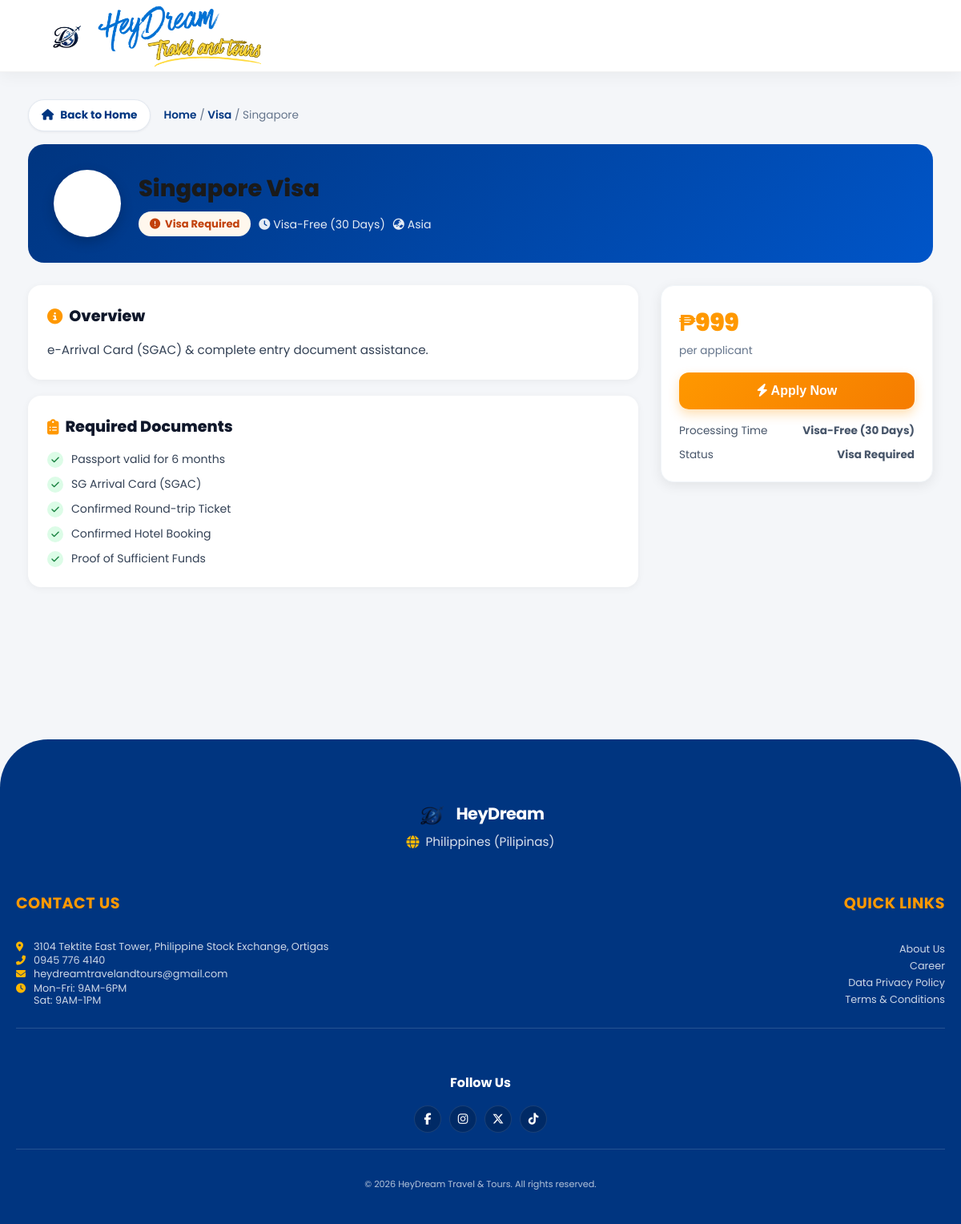
/buttons/visa-details.php, run on the app's committed database.
### tables this page shows
CREATE TABLE `visas` (
  `id` int(11) NOT NULL,
  `title` varchar(100) NOT NULL,
  `category` varchar(50) DEFAULT 'international',
  `description` text DEFAULT NULL,
  `price` decimal(10,2) DEFAULT 0.00,
  `currency` varchar(10) DEFAULT '₱',
  `processing_time` varchar(50) DEFAULT NULL,
  `requirements` text DEFAULT NULL,
  `icon_type` varchar(50) DEFAULT 'image',
  `icon_value` varchar(255) DEFAULT NULL,
  `is_active` tinyint(4) DEFAULT 1,
  `display_order` int(11) DEFAULT 0,
  `created_at` timestamp NOT NULL DEFAULT current_timestamp(),
  `updated_at` timestamp NOT NULL DEFAULT current_timestamp() ON UPDATE current_timestamp(),
  `disclaimer` text DEFAULT NULL,
  `important_notes` text DEFAULT NULL,
  `visa_status` varchar(20) DEFAULT 'required',
  `partner_id` int(11) DEFAULT NULL,
  `partner_company` varchar(255) DEFAULT NULL
);

### buttons/visa-details.php (the view, shortened to what this page needs)
<?php
require_once __DIR__ . '/../config/database.php';
$identifier = isset($_GET['id']) ? $_GET['id'] : '';
$isNumeric = is_numeric($identifier);
$visa = null;
try {
    $pdo->exec("ALTER TABLE visas ADD COLUMN partner_id INT NULL");
} catch (PDOException $e) {  }
try {
    $pdo->exec("ALTER TABLE visas ADD COLUMN partner_company VARCHAR(255) NULL");
} catch (PDOException $e) {  }
try {
    $sql = "SELECT v.*, COALESCE(pr.business_display_name, p.company_name, v.partner_company) AS partner_company
            FROM visas v
            LEFT JOIN partner_applications p ON v.partner_id = p.id
            LEFT JOIN partner_profiles pr ON pr.partner_id = v.partner_id
            WHERE ";
    if ($isNumeric) {
        $stmt = $pdo->prepare($sql . "v.id = :id");
        $stmt->execute(['id' => intval($identifier)]);
    } else {
        $stmt = $pdo->prepare($sql . "(v.title = :name OR REPLACE(LOWER(v.title), ' ', '_') = :name OR v.title LIKE :name_like)");
        $stmt->execute(['name' => $identifier, 'name_like' => '%' . $identifier . '%']);
    }
    $visa = $stmt->fetch(PDO::FETCH_ASSOC);
} catch (PDOException $e) {
    $visa = null;
}
$requirements = [];
if ($visa) {
    $decoded = json_decode($visa['requirements'] ?? '', true);
    if (is_array($decoded)) $requirements = $decoded;
}
$isFree = $visa && strtolower($visa['visa_status'] ?? '') === 'free';
?>
<!DOCTYPE html>
<html lang="en">
<head>
    <link rel="stylesheet" href="../style.css">
    <link rel="stylesheet" href="https://cdnjs.cloudflare.com/ajax/libs/font-awesome/6.5.1/css/all.min.css">
</head>
<body>
    <header class="navbar" id="navbar">
        <div class="nav-left">
            <img src="../images/Heydream Logo.png" alt="HeyDream Logo" class="logo" onclick="window.location.href='../index.php'">
            <div class="company-name">
            </div>
        </div>
    </header>
    <section class="main-page-section">
        <div class="pkgdet-wrap">
            <?php if (!$visa): ?>
                <div class="pkgdet-notfound">
                    <div class="pkgdet-notfound-icon"><i class="fas fa-passport"></i></div>
                    <h2>Visa Not Found</h2>
                    <p>This visa listing may have been removed or the link is incorrect.</p>
                    <div class="pkgdet-notfound-actions">
                        <a href="visa.php" class="pkgdet-notfound-btn primary"><i class="fas fa-arrow-left"></i> Back to Visas</a>
                    </div>
                </div>
            <?php else: ?>
                <div class="pkgdet-top-row">
                    <a href="../index.php" class="pkgdet-back-btn"><i class="fas fa-home"></i> Back to Home</a>
                    <div class="pkgdet-breadcrumb">
                        <a href="../index.php">Home</a> /
                        <a href="visa.php">Visa</a> /
                        <?= htmlspecialchars($visa['title']) ?>
                    </div>
                </div>
                <div class="visa-hero">
                    <div class="visa-hero-flag">
                    </div>
                    <div>
                        <h1><?= htmlspecialchars($visa['title']) ?> Visa</h1>
                        <div class="visa-hero-meta">
                            <span class="visa-status-pill <?= $isFree ? 'free' : 'required' ?>"><i class="fas <?= $isFree ? 'fa-check-circle' : 'fa-exclamation-circle' ?>"></i> <?= $isFree ? 'Visa-Free' : 'Visa Required' ?></span>
                            <?php if ($visa['processing_time']): ?><span style="opacity:0.9; font-size:0.88rem;"><i class="fas fa-clock"></i> <?= htmlspecialchars($visa['processing_time']) ?></span><?php endif; ?>
                            <?php if ($visa['category']): ?><span style="opacity:0.9; font-size:0.88rem;"><i class="fas fa-globe-asia"></i> <?= htmlspecialchars($visa['category']) ?></span><?php endif; ?>
                        </div>
                    </div>
                </div>
                <div class="pkgdet-body">
                    <div class="pkgdet-main">
                        <div class="pkgdet-card">
                            <h2><i class="fas fa-info-circle"></i> Overview</h2>
                            <p class="pkgdet-desc"><?= nl2br(htmlspecialchars($visa['description'] ?: 'Details about this visa application will be provided upon booking.')) ?></p>
                        </div>
                        <?php if ($requirements): ?>
                        <div class="pkgdet-card">
                            <h2><i class="fas fa-clipboard-list"></i> Required Documents</h2>
                            <?php foreach ($requirements as $r): ?><div class="pkgdet-line-row"><span class="dot"><i class="fas fa-check"></i></span><span><?= htmlspecialchars($r) ?></span></div><?php endforeach; ?>
                        </div>
                        <?php endif; ?>
                    </div>
                    <div class="pkgdet-sticky">
                        <div class="pkgdet-price-card">
                            <span class="pkgdet-price-now"><?= htmlspecialchars($visa['currency'] ?: '₱') ?><?= number_format($visa['price']) ?></span>
                            <div class="pkgdet-price-per">per applicant</div>
                            <button class="pkgdet-book-btn" onclick="applyForThisVisa()"><i class="fas fa-bolt"></i> Apply Now</button>
                            <div class="pkgdet-price-meta">
                                <div><span>Processing Time</span><strong><?= htmlspecialchars($visa['processing_time'] ?: 'Varies') ?></strong></div>
                                <div><span>Status</span><strong><?= $isFree ? 'Visa-Free' : 'Visa Required' ?></strong></div>
                            </div>
                        </div>
                    </div>
                </div>
            <?php endif; ?>
        </div>
    </section>
    <footer class="footer">
        <div class="footer-container">
            <div class="footer-logo-section">
                <div class="footer-logo">
                    <img src="../images/Heydream Logo.png" alt="HeyDream Logo" class="footer-logo-img">
                    <span class="footer-brand">HeyDream</span>
                </div>
                <div class="footer-country"><i class="fas fa-globe"></i> Philippines (Pilipinas)</div>
            </div>
            <div class="footer-links-grid">
                <div class="footer-column">
                    <h4>Contact Us</h4>
                    <ul class="contact-list">
                        <li><i class="fas fa-map-marker-alt"></i> 3104 Tektite East Tower, Philippine Stock Exchange, Ortigas</li>
                        <li><i class="fas fa-phone-alt"></i> 0945 776 4140</li>
                        <li><i class="fas fa-envelope"></i> heydreamtravelandtours@gmail.com</li>
                        <li><i class="fas fa-clock"></i> Mon-Fri: 9AM-6PM<br>Sat: 9AM-1PM</li>
                    </ul>
                </div>
                <div class="footer-column">
                    <h4>Quick Links</h4>
                    <ul>
                        <li><a href="about.php">About Us</a></li>
                        <li><a href="../career.php">Career</a></li>
                        <li><a href="../privacy.php">Data Privacy Policy</a></li>
                        <li><a href="../terms.php">Terms & Conditions</a></li>
                    </ul>
                </div>
            </div>
            <div class="footer-social">
                <h4>Follow Us</h4>
                <div class="social-icons">
                    <a href="#"><i class="fab fa-facebook-f"></i></a>
                    <a href="#"><i class="fab fa-instagram"></i></a>
                    <a href="https://x.com/HeyDreamTravel?s=20" target="_blank"><i class="fa-brands fa-x-twitter"></i></a>
                    <a href="#"><i class="fab fa-tiktok"></i></a>
                </div>
            </div>
        </div>
        <div class="footer-bottom">
            <p>© 2026 HeyDream Travel & Tours. All rights reserved.</p>
        </div>
    </footer>
</body>
</html>

### css/base.css (style rules this page uses)
:root { --rich-black: #1A1A1A; --dark-charcoal: #2C2C2C; --soft-dark-gray: #555555; --muted-dark-gray: #666666; --luxury-blue: #003580; --accent-orange: #ff9800; }
* { margin: 0; padding: 0; box-sizing: border-box; }
body { margin: 0; font-family: 'Outfit', 'Segoe UI', Arial, sans-serif; background: #ffffff; color: var(--dark-charcoal); line-height: 1.6; -webkit-font-smoothing: antialiased; }
h1, h2, h3, h4, h5, h6 { color: var(--rich-black); font-weight: 700; }
a { text-decoration: none; color: inherit; }

### css/navbar.css (style rules this page uses)
.navbar { display: flex; justify-content: space-between; align-items: center; padding: 0 4%; position: fixed; top: 0; left: 0; right: 0; background: #ffffff; z-index: 2000; transition: all 0.5s cubic-bezier(0.16, 1, 0.3, 1); height: 80px; border-bottom: 1px solid rgba(0, 0, 0, 0.05); }
.nav-left { display: flex; align-items: center; gap: 8px; flex-shrink: 0; }
.logo { height: 34px; transition: all 0.4s cubic-bezier(0.175, 0.885, 0.32, 1.275); cursor: pointer; }
.nav-left .company-name { display: flex; flex-direction: column; line-height: 1.1; }

### css/buttons.css (style rules this page uses)
:root { --glass-bg: rgba(255, 255, 255, 0.8); --glass-border: rgba(255, 255, 255, 0.4); --premium-shadow: 0 10px 30px rgba(0, 0, 0, 0.08); --hover-shadow: 0 20px 40px rgba(0, 0, 0, 0.12); --grad-sky: linear-gradient(135deg, #00d2ff 0%, #3a7bd5 100%); --grad-coral: linear-gradient(135deg, #FF7F50 0%, #FF6B6B 100%); --grad-gold: linear-gradient(135deg, #FFD700 0%, #F5AF19 100%); --grad-teal: linear-gradient(135deg, #008080 0%, #00B894 100%); --grad-violet: linear-gradient(135deg, #8A2BE2 0%, #6C5CE7 100%); --grad-emerald: linear-gradient(135deg, #A3CB38 0%, #00B894 100%); --grad-info: linear-gradient(135deg, #4facfe 0%, #00f2fe 100%); }

### css/responsive.css (style rules this page uses)
.main-page-section { padding: 100px 15px 60px; }
@media (min-width: 1024px) { :root { --primary-blue: #003580; --secondary-orange: #ff9800; --accent-red: #FF6B6B; --premium-glass: rgba(255, 255, 255, 0.7); --premium-shadow: 0 25px 50px -12px rgba(0, 53, 128, 0.15); --font-main: 'Outfit', sans-serif; } }
@media (min-width: 1024px) { html { scroll-behavior: smooth; } }
@media (min-width: 1024px) { body { font-family: var(--font-main); background-color: #fcfdfe; color: #1a202c; } }
@media (min-width: 1024px) { .navbar { height: 90px; padding: 0 5%; background: rgba(255, 255, 255, 0.95); backdrop-filter: blur(15px); box-shadow: 0 4px 20px rgba(0, 0, 0, 0.05); transition: all 0.5s cubic-bezier(0.16, 1, 0.3, 1); } }
@media (min-width: 1024px) { .footer { padding: 80px 0 40px !important; border-top-left-radius: 60px; border-top-right-radius: 60px; margin-top: 50px; } }
@media (min-width: 1024px) { .footer-links-grid { grid-template-columns: repeat(4, 1fr) !important; gap: 60px !important; text-align: left !important; } }
@media (min-width: 1024px) { .footer-column { text-align: left !important; } }
@media (min-width: 1024px) { .footer-column h4 { font-size: 1.2rem !important; margin-bottom: 30px !important; color: #ff9800 !important; letter-spacing: 1px; } }
@media (min-width: 1024px) { .footer-logo-section { text-align: left !important; border: none !important; } }
@media (min-width: 1024px) { .footer-logo { justify-content: flex-start !important; } }

### css/utilities.css (style rules this page uses)
button { transition: all 0.3s ease; }

### data on the page
visas: title "Singapore", processing_time "Visa-Free (30 Days)", category "Asia", description "e-Arrival Card (SGAC) & complete entry document assistance.", requirements "Passport valid for 6 months", requirements "SG Arrival Card (SGAC)", requirements "Confirmed Round-trip Ticket", requirements "Confirmed Hotel Booking", requirements "Proof of Sufficient Funds", currency "₱", price "999"
